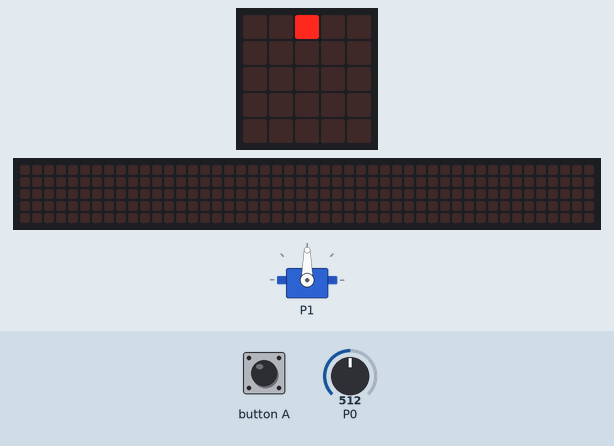
This program was run on a simulated BBC micro:bit (MakeCode). Shown: the board's 5×5 LED display, servo, a strip that is not on the board, showing the scrolling text unrolled. Inputs (shaded band) come from the test bench; at power-on: P0 = 512 (analog values on the 0–1023 scale). The 48×5 strip is a reading aid, not a part: it shows the text the display is scrolling, unrolled, one strip-width of it at a time.

Above: at 1.2 s.
1.3 s: button A pressed for 0.15 s
At 1.52 s:
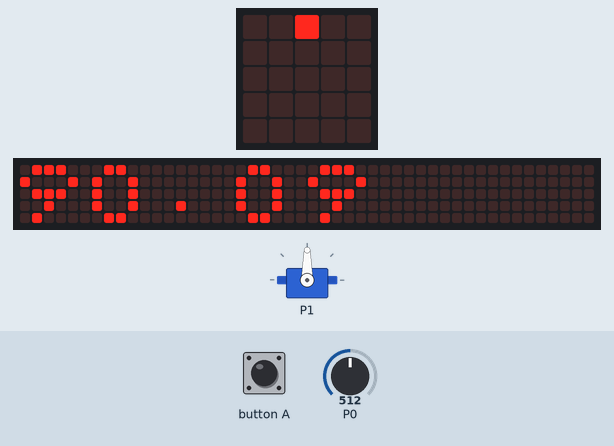
2.0 s: P0 set to 716
At 2.12 s:
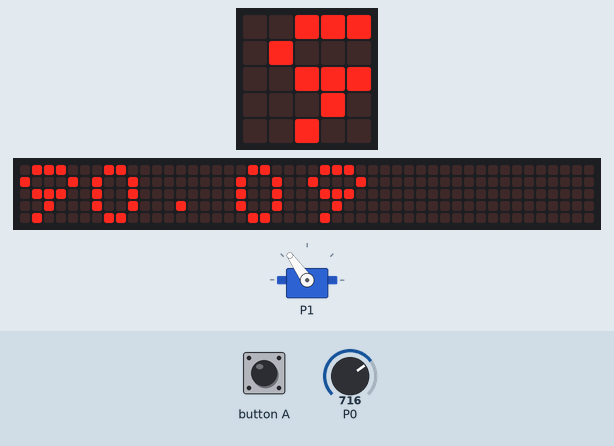
4.0 s: P0 set to 900
At 4.22 s:
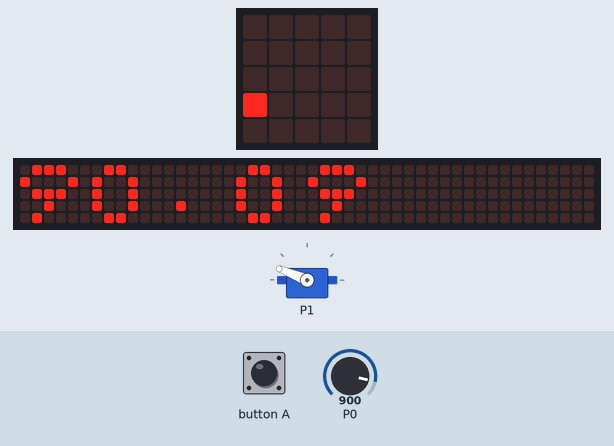
5.9 s: P0 set to 1023
At 7.6 s:
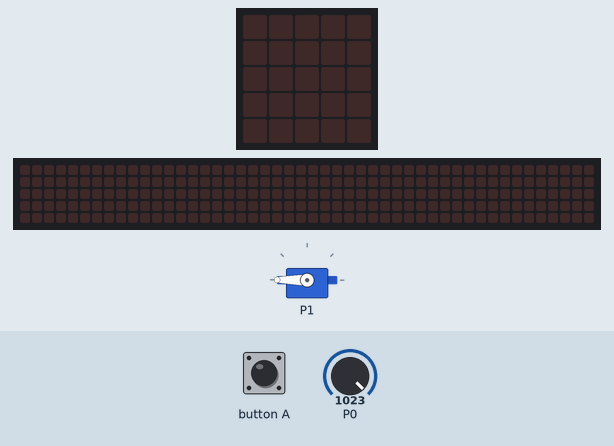
7.9 s: P0 set to 306
At 8.3 s:
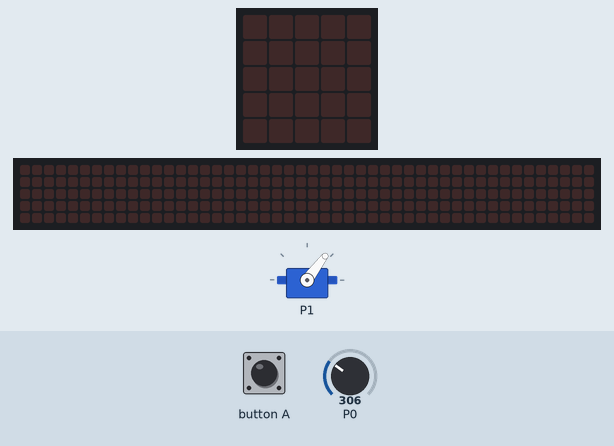
9.4 s: button A pressed for 0.15 s
At 9.62 s:
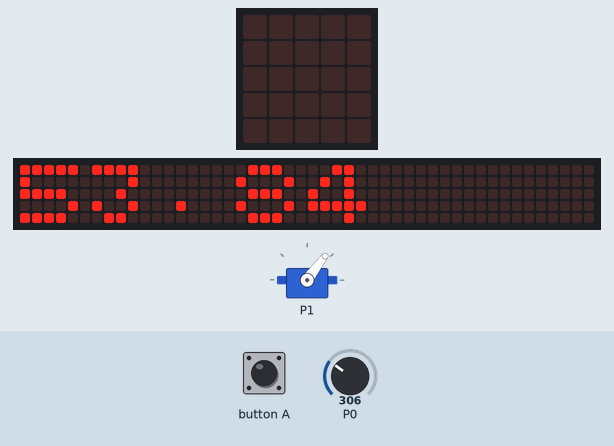
Timing chart, 0 to 11.1 s (numbered marks = the images above; inputs shaded):
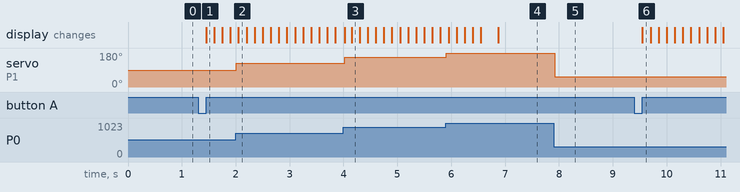

Measured:
- after the input at 1.3 s, the display: changes after 0.15 s (image 1)
- after the input at 2.0 s, servo on P1: 90° → 125° at once
- after the input at 4.0 s, servo on P1: 125° → 158° at once
- after the input at 5.9 s, servo on P1: 158° → 180° at once
- after the input at 7.9 s, servo on P1: 180° → 53° at once
- after the input at 9.4 s, the display: changes after 0.15 s (image 6)

The program:

main.ts
```typescript
input.onButtonPressed(Button.A, function () {
    basic.showNumber(StandServo)
})
let StandPot = 0
let StandServo = 0
led.plot(2, 0)
basic.forever(function () {
    StandPot = pins.analogReadPin(AnalogPin.P0)
    StandServo = pins.map(
    StandPot,
    0,
    1023,
    0,
    180
    )
    pins.servoWritePin(AnalogPin.P1, StandServo)
})
```

test.ts
```typescript
// tests gaan hier; deze zal niet worden gecompileerd wanneer dit pakket wordt gebruikt als extensie.
```
